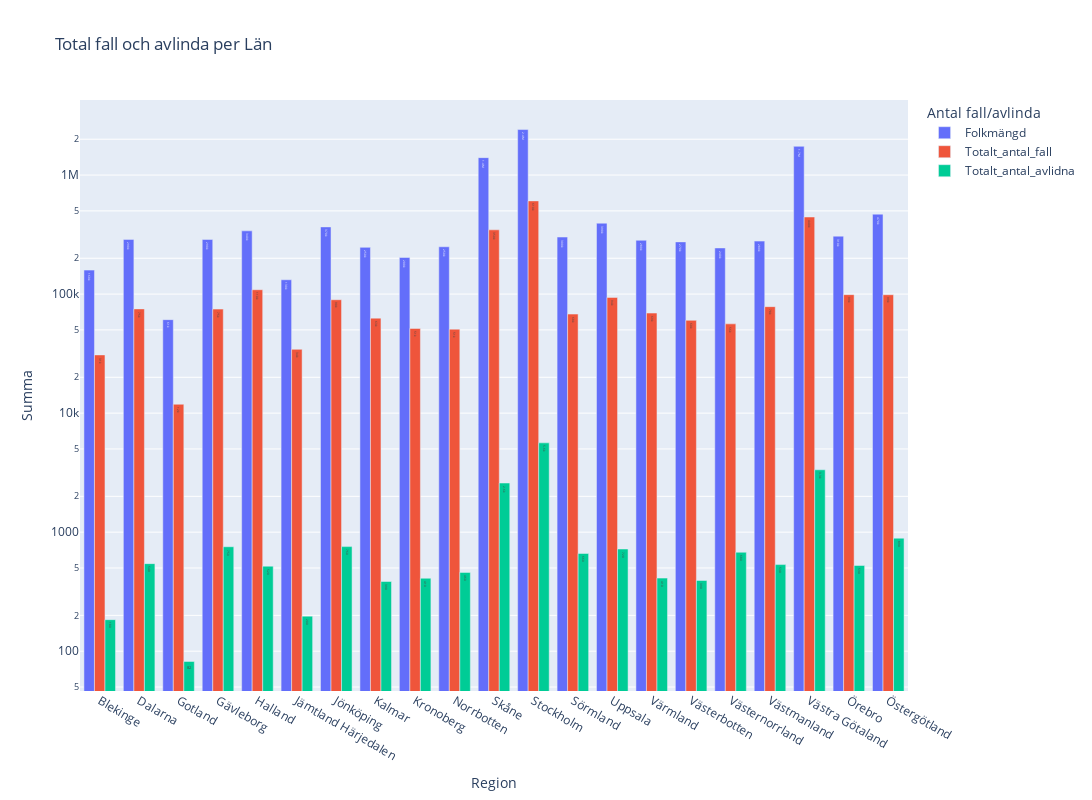

The code cell stored with this chart in its notebook:
### Code cell
Län_covid_cases = px.bar(
    df_Län_data, 
    x="Region", 
    y=["Folkmängd","Totalt_antal_fall","Totalt_antal_avlidna",], 
    title="Total fall och avlinda per Län ", 
    barmode= "group", 
    text_auto=".2s", # This add automatic values on the bars, so it makes it easier to compare
    width=1600, # I increased the size of this graph so it would be read better within the html file
    height=800,
    labels={
        "variable": "Antal fall/avlinda",
        "value":"Summa"}        
    )
Län_covid_cases.update_yaxes(type="log")
Län_covid_cases.show()
Län_covid_cases.write_html("Visualiseringar/Exercise_3_KPI/Total_fall_avlinda_Län.html")

### Figure 1 — Plotly figure (JSON) as saved in the notebook; plotly's stock layout.template omitted (floating-point values rounded to 4 significant figures)
{"data": [{"alignmentgroup": "True", "hovertemplate": "Antal fall/avlinda=Folkmängd<br>Region=%{x}<br>Summa=%{y}<extra></extra>", "legendgroup": "Folkmängd", "marker": {"color": "#636efa", "pattern": {"shape": ""}}, "name": "Folkmängd", "offsetgroup": "Folkmängd", "orientation": "v", "showlegend": true, "textposition": "auto", "texttemplate": "%{y:.2s}", "type": "bar", "x": ["Blekinge", "Dalarna", "Gotland", "Gävleborg", "Halland", "Jämtland Härjedalen", "Jönköping", "Kalmar", "Kronoberg", "Norrbotten", "Skåne", "Stockholm", "Sörmland", "Uppsala", "Värmland", "Västerbotten", "Västernorrland", "Västmanland", "Västra Götaland", "Örebro", "Östergötland"], "xaxis": "x", "y": [158999, 288164, 60972, 287873, 339903, 131914, 366840, 246989, 203243, 249752, 1400973, 2411859, 301382, 394154, 283169, 274533, 244223, 278721, 1743304, 306688, 469445], "yaxis": "y"}, {"alignmentgroup": "True", "hovertemplate": "Antal fall/avlinda=Totalt_antal_fall<br>Region=%{x}<br>Summa=%{y}<extra></extra>", "legendgroup": "Totalt_antal_fall", "marker": {"color": "#EF553B", "pattern": {"shape": ""}}, "name": "Totalt_antal_fall", "offsetgroup": "Totalt_antal_fall", "orientation": "v", "showlegend": true, "textposition": "auto", "texttemplate": "%{y:.2s}", "type": "bar", "x": ["Blekinge", "Dalarna", "Gotland", "Gävleborg", "Halland", "Jämtland Härjedalen", "Jönköping", "Kalmar", "Kronoberg", "Norrbotten", "Skåne", "Stockholm", "Sörmland", "Uppsala", "Värmland", "Västerbotten", "Västernorrland", "Västmanland", "Västra Götaland", "Örebro", "Östergötland"], "xaxis": "x", "y": [30829, 75091, 11874, 74803, 108822, 34347, 89662, 62810, 51460, 50755, 346727, 606611, 67918, 93746, 69277, 60186, 56224, 78438, 444278, 98929, 98793], "yaxis": "y"}, {"alignmentgroup": "True", "hovertemplate": "Antal fall/avlinda=Totalt_antal_avlidna<br>Region=%{x}<br>Summa=%{y}<extra></extra>", "legendgroup": "Totalt_antal_avlidna", "marker": {"color": "#00cc96", "pattern": {"shape": ""}}, "name": "Totalt_antal_avlidna", "offsetgroup": "Totalt_antal_avlidna", "orientation": "v", "showlegend": true, "textposition": "auto", "texttemplate": "%{y:.2s}", "type": "bar", "x": ["Blekinge", "Dalarna", "Gotland", "Gävleborg", "Halland", "Jämtland Härjedalen", "Jönköping", "Kalmar", "Kronoberg", "Norrbotten", "Skåne", "Stockholm", "Sörmland", "Uppsala", "Värmland", "Västerbotten", "Västernorrland", "Västmanland", "Västra Götaland", "Örebro", "Östergötland"], "xaxis": "x", "y": [184, 544, 82, 754, 518, 197, 756, 385, 410, 459, 2587, 5626, 662, 722, 411, 393, 678, 534, 3342, 525, 890], "yaxis": "y"}], "layout": {"barmode": "group", "height": 800, "legend": {"title": {"text": "Antal fall/avlinda"}, "tracegroupgap": 0}, "title": {"text": "Total fall och avlinda per Län "}, "width": 1600, "xaxis": {"anchor": "y", "domain": [0, 1], "title": {"text": "Region"}}, "yaxis": {"anchor": "x", "domain": [0, 1], "title": {"text": "Summa"}, "type": "log"}}}
